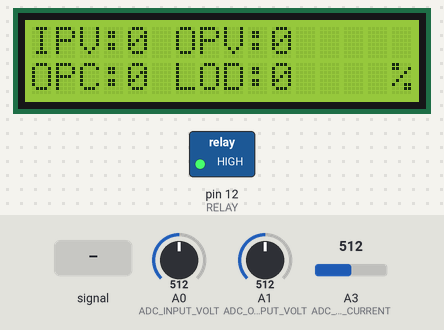
Simulated run of this sketch. Board: Arduino Uno, built with avr-gcc and run on an emulated ATmega328P. Shown: 16×2 character LCD, switched loads named in the sketch (green lamp = pin HIGH). The inputs (shaded band) are chosen by the test bench; at power-on: A0 (ADC_INPUT_VOLT) = 512, A1 (ADC_OUTPUT_VOLT) = 512, A3 (ADC_OUTPUT_CURRENT) = 512.

Above: at 12.2 s.
12.3 s: A0 (ADC_INPUT_VOLT) fed a 2 Hz sine of ±306 counts around its level
At 12.56 s:
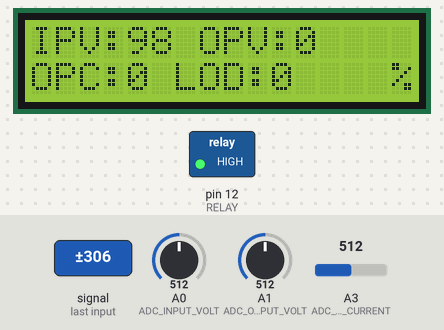
13.8 s: A0 (ADC_INPUT_VOLT) set to 716
At 14.21 s:
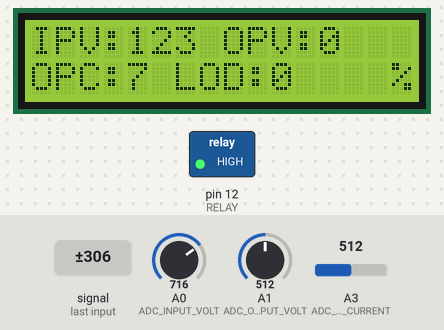
15.8 s: A1 (ADC_OUTPUT_VOLT) set to 716
At 16.19 s:
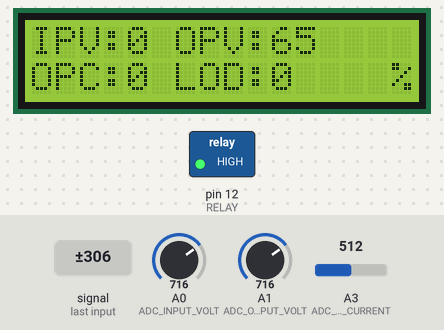
17.8 s: A0 (ADC_INPUT_VOLT) set to 900
At 18.17 s:
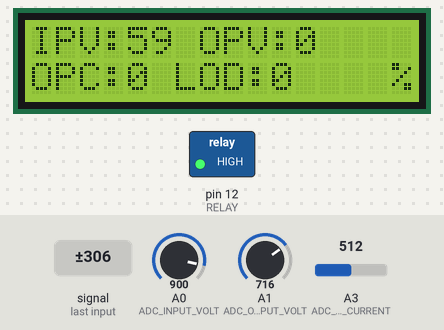
19.8 s: A1 (ADC_OUTPUT_VOLT) set to 900
At 20.15 s:
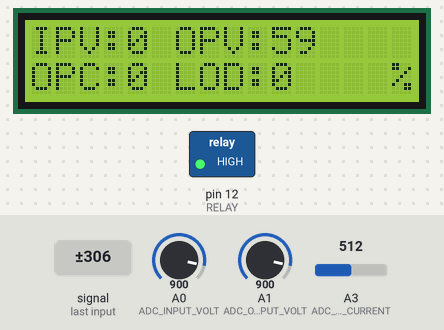
21.8 s: A0 (ADC_INPUT_VOLT) set to 1010
At 22.13 s:
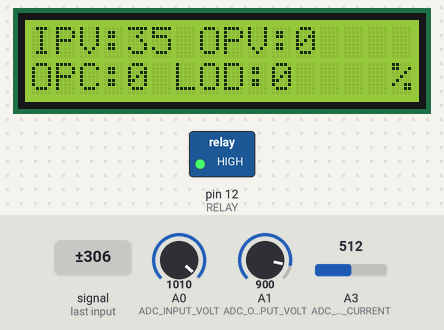
Timing chart, 0 to 24.8 s (numbered marks = the images above; inputs shaded):
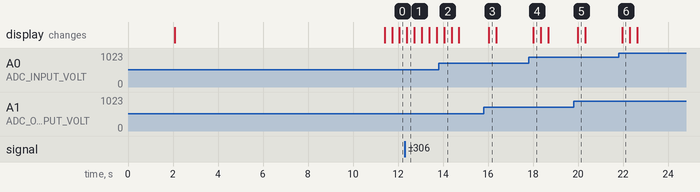

The sketch:

powerSupply.ino
```cpp
//#include <Event.h>
//#include <Timer.h>

//#include <EveryTimer.h>
//#include <OneShotTimer.h>
//#include "Timer.h"

#include <LiquidCrystal.h>

#define RELAY 12
#define START_UP_DELAY 3000


const float lUpCurrent[] = {0.1, 0.2, 0.3, 0.4, 0.5, 0.6, 0.7, 0.8, 0.9, 1, 2, 3, 4, 5, 6, 7, 8, 9, 10};
const int opCurrentAdcValue[] = { 3, 7, 10, 14, 17, 20, 24, 27, 31, 34, 68, 102, 136, 170, 341, 512, 683, 853, 1024 };


typedef struct
{
  unsigned int voltInput;
  unsigned int voltOutput;
  unsigned int currentInput;
  unsigned int currentOutput;
}adc_t;

typedef struct
{
    unsigned int peakMax;
    unsigned int lowMin;
    unsigned int meanValue;
    float realWorldValue;
}data_t;

void Init_LCD( void );
void timerISR( void );

adc_t adc;
data_t outputVolt, inputVolt, outputCurrent, inputCurrent;
unsigned int load;

unsigned char opLowValue = 0;
unsigned char opHighValue = 0;

bool oneSec_f = false;

const unsigned int ADC_OUTPUT_VOLT = A1;
const unsigned int ADC_INPUT_VOLT  = A0;
const unsigned int ADC_OUTPUT_CURRENT  = A3;
const unsigned int ADC_INPUT_CURRENT = A4;

const int rs = 2, en = 3, d4 = 4, d5 = 5, d6 = 6, d7 = 7;
LiquidCrystal lcd(rs, en, d4, d5, d6, d7);
unsigned int looptime = 0;
void setup()
{
  Init_LCD();
  Serial.begin(9600);

  pinMode(RELAY, OUTPUT);
  digitalWrite(RELAY, LOW);
  delay( 3000);
  delay(START_UP_DELAY*2);
  digitalWrite(RELAY, HIGH);
}

void loop()
{

  for( looptime=0;looptime<=1000; looptime++ )
  {

//!< OUTPUTVOLTAGE READING
		adc.voltOutput = analogRead(ADC_OUTPUT_VOLT);
		if( adc.voltOutput > outputVolt.peakMax )
		{
		outputVolt.peakMax = adc.voltOutput;
		}
		if( adc.voltOutput < outputVolt.lowMin )
		{
		  outputVolt.lowMin = adc.voltOutput;
		}

//!< INPUTVOLTAGE READING
		adc.voltInput = analogRead(ADC_INPUT_VOLT);
		if( adc.voltInput > inputVolt.peakMax )
		{
			inputVolt.peakMax = adc.voltInput;
		}
		if( adc.voltInput < inputVolt.lowMin )
		{
			inputVolt.lowMin = adc.voltInput;
		}

//===============!< OUTPUTCURRENT READING
		adc.currentOutput = analogRead(ADC_OUTPUT_CURRENT);
		if( adc.currentOutput > outputCurrent.peakMax )
		{
		outputCurrent.peakMax = adc.currentOutput;
		}
		if( adc.currentOutput < outputCurrent.lowMin )
		{
		  outputCurrent.lowMin = adc.currentOutput;
		}

//!< INPUTCURRENT READING  --- currently no need of input current....
/*		adc.currentInput = analogRead(ADC_INPUT_CURRENT);
		if( adc.currentInput > inputCurrent.peakMax )
		{
			inputCurrent.peakMax = adc.currentInput;
		}
		if( adc.currentInput < inputCurrent.lowMin )
		{
			inputCurrent.lowMin = adc.currentInput;
		}*/


  }

	//oneSec_f = false;
	outputVolt.meanValue = outputVolt.peakMax - outputVolt.lowMin;
	outputVolt.realWorldValue = outputVolt.meanValue * 0.449657;			   	//  n=(311/1023)*m;0.30400782
	outputVolt.realWorldValue = (outputVolt.realWorldValue/1.390);

	outputCurrent.meanValue = outputCurrent.peakMax - outputCurrent.lowMin;
   for ( char i = 0; i<19; i++)
    {
      if( opCurrentAdcValue[i] > inputVolt.meanValue )
      {
        opLowValue = i-1;
        break;
      }
    }
    for ( char i = 0; i<19; i++)
    {
      if( opCurrentAdcValue[i] > inputVolt.meanValue )
      {
        opHighValue = i;
        break;
      }
    }

    outputCurrent.realWorldValue = lUpCurrent[opLowValue];
	//outputCurrent.realWorldValue = outputCurrent.meanValue * 0.449657;			//  n=(311/1023)*m;0.30400782
	//outputCurrent.realWorldValue = (outputCurrent.realWorldValue/1.390);

	inputVolt.meanValue = inputVolt.peakMax - inputVolt.lowMin;
	inputVolt.realWorldValue = inputVolt.meanValue * 0.449657;					//  n=(311/1023)*m;0.30400782
	inputVolt.realWorldValue = (inputVolt.realWorldValue/1.390);

  load = outputVolt.realWorldValue/outputCurrent.realWorldValue;
/*	inputCurrent.meanValue = inputCurrent.peakMax - inputCurrent.lowMin;
	inputCurrent.realWorldValue = inputCurrent.meanValue * 0.449657;			//  n=(311/1023)*m;0.30400782
	inputCurrent.realWorldValue = (inputCurrent.realWorldValue/1.390);
*/
	updateLcd();

    outputVolt.peakMax = 0;
    outputVolt.lowMin = 0x3FF;
    inputVolt.peakMax = 0;
    inputVolt.lowMin = 0x3FF;
    outputCurrent.peakMax = 0;
    outputCurrent.lowMin = 0x3FF;
    inputCurrent.peakMax = 0;
    inputCurrent.lowMin = 0x3FF;
    load = 0;
}

void Init_LCD( void )
{
  lcd.begin(16, 2);
  lcd.clear();
  lcd.print("--- WELCOME ---");
  lcd.setCursor(0,1);
  lcd.print("**** AiMAC **** ");
  delay(2000);

  lcd.clear();
  lcd.print("Initializing...");
  lcd.setCursor(0,1);
  lcd.print("Safe 1K5 ");

}

void updateLcd( void )
{
    lcd.clear();
    lcd.print( "IPV:" );
    lcd.print( (int)inputVolt.realWorldValue, DEC );
    lcd.print( " OPV:" );
    lcd.print( (int)outputVolt.realWorldValue, DEC );

    lcd.setCursor(0,1);
    lcd.print( "OPC:" );
    lcd.print( (int)outputCurrent.realWorldValue, DEC );
    lcd.print( " LOD:" );
    lcd.print( (int)load, DEC );
    lcd.setCursor(15,1);
    lcd.print( "%" );

}
void timerISR( void )
{
  oneSec_f = true;
}
void takeReading()
{
  oneSec_f = true;
}
```

Measured:
- after the input at 12.3 s, the display: changes after 0.10 s (image 1)
- after the input at 15.8 s, the display: changes after 0.23 s (image 3)
- after the input at 17.8 s, the display: changes after 0.21 s (image 4)
- after the input at 19.8 s, the display: changes after 0.19 s (image 5)
- after the input at 21.8 s, the display: changes after 0.17 s (image 6)
